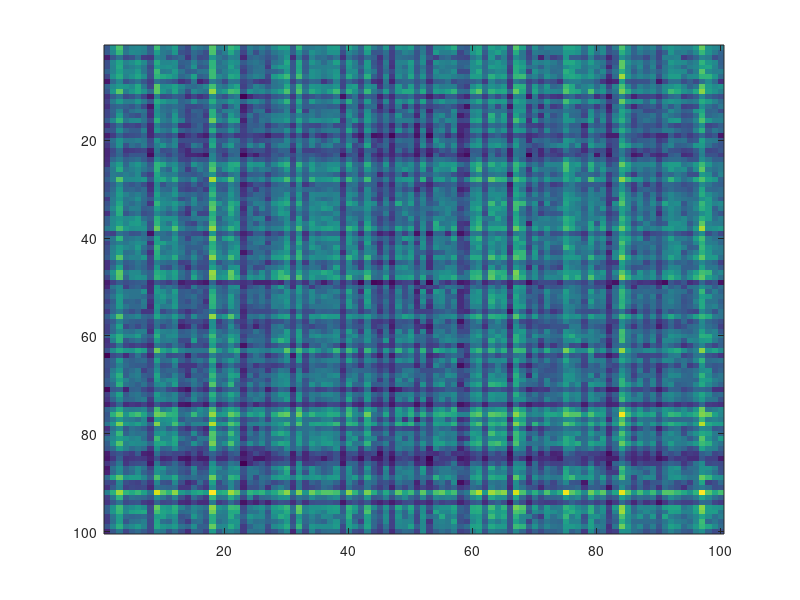

Here is the MATLAB script that generated this plot: (Note: this script raises an error after producing the figure.)
clear; close all; clc;

% 行列のサイズ
I = 100; % Xの行数
J = 100; % Xの列数
K = 10; % 基底数

% パラメータ
nItr = 1000; % 更新式の反復回数

% 非負観測行列の生成
trueW = rand(I, K); % 非負乱数（開区間(0, 1)）
trueH = rand(K, J); % 非負乱数（開区間(0, 1)）
X = trueW * trueH; % ランクKの非負観測行列

% Xの表示
figure; imagesc(X);

% NMF変数の乱数初期化
W = rand(I, K);
H = rand(K, J);

% コスト関数値格納行列定義
cost = zeros(nItr + 1,1);

% コスト関数値の初期値格納(フロベニウスノルムの二乗値計算)
err = X - W*H;
traceErr = sum(err.*err, 'all');
cost(1) = sqrt(traceErr);

% 正規化によるWHが変化しないことの確認
cntErr = 0;

% Eu-NMFの更新式
for iItr = 1:nItr
    W = W .* ( (X*H.') ./ (W*(H*H.')) );
    H = H .* ( (W.'*X) ./ ((W.'*W)*H) );    
    
    % WHが変化しないことの確認
    prevWH = W*H;

    % Wの列毎に正規化係数を計算（列の総和）
    % todo
    nomalC = sum(W,1);

    % Wに正規化係数を適用
    % todo
    W = W ./ nomalC;
       
    % Hに正規化係数を適用
    % todo
    for i = 1:K
        for j = 1:J
            H(i,j) = nomalC(i) * H(i,j);
        end
    end

    % WHが変化しないことの確認
    nomalWH = W*H;
    if(nomalWH - prevWH > 10^-15)
        cntErr = cntErr + 1;
    end

    % フロベニウスノルムの二乗値計算
    err = X - nomalWH;
    traceErr = sum(err.*err, 'all');
    cost(iItr+1) = sqrt(traceErr);
end

% 近似された観測行列の表示
Xhat = nomalWH;
figure; imagesc(Xhat);

% コスト関数値のグラフ描画(線形)
figure; plot(cost);
xlabel("反復回数", "FontSize", 14);
ylabel("コスト関数値(線形軸)", "FontSize", 14);

% コスト関数値のグラフ描画(対数軸)
figure; semilogy(cost);
xlabel("反復回数", "FontSize", 14);
ylabel("コスト関数値(対数軸)", "FontSize", 14);
